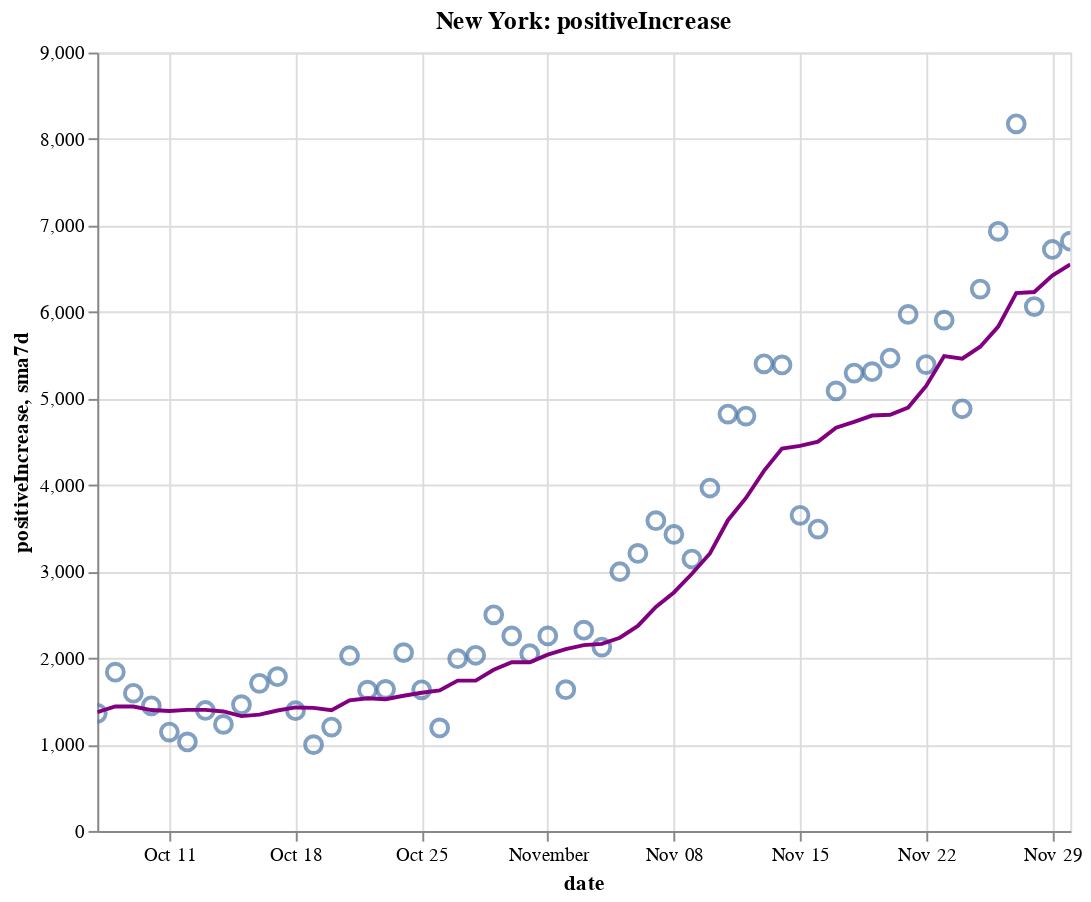

Notebook cell for this chart:
### Code cell
create_plot(ny, 'positiveIncrease')

### Figure 1 — Vega-Lite specification as saved in the notebook (floating-point values rounded to 4 significant figures)
{"config": {"view": {"continuousWidth": 400, "continuousHeight": 300}}, "layer": [{"layer": [{"mark": {"type": "point", "size": 75}, "encoding": {"tooltip": [{"type": "temporal", "field": "date"}, {"type": "quantitative", "field": "positiveIncrease"}, {"type": "quantitative", "field": "sma7d"}], "x": {"type": "temporal", "field": "date"}, "y": {"type": "quantitative", "field": "positiveIncrease"}}, "selection": {"selector008": {"type": "interval", "bind": "scales", "encodings": ["x", "y"]}}}, {"mark": {"type": "line", "color": "purple"}, "encoding": {"x": {"type": "temporal", "field": "date"}, "y": {"type": "quantitative", "field": "sma7d"}}}]}, {"mark": {"type": "rule", "color": "#aaa"}, "encoding": {"x": {"type": "temporal", "field": "date"}}, "transform": [{"filter": {"selection": "selector007"}}]}, {"mark": "circle", "encoding": {"opacity": {"condition": {"value": 1, "selection": "selector007"}, "value": 0}, "tooltip": [{"type": "temporal", "field": "date"}, {"type": "quantitative", "field": "positiveIncrease"}, {"type": "quantitative", "field": "sma7d"}], "x": {"type": "temporal", "field": "date"}, "y": {"type": "quantitative", "field": "positiveIncrease"}}, "selection": {"selector007": {"type": "single", "encodings": ["x"], "on": "mouseover", "nearest": true, "empty": "none"}}}, {"mark": {"type": "text", "align": "left", "dx": 5, "dy": -5, "stroke": "white", "strokeWidth": 2}, "encoding": {"text": {"type": "quantitative", "field": "positiveIncrease"}, "tooltip": [{"type": "temporal", "field": "date"}, {"type": "quantitative", "field": "positiveIncrease"}, {"type": "quantitative", "field": "sma7d"}], "x": {"type": "temporal", "field": "date"}, "y": {"type": "quantitative", "field": "positiveIncrease"}}, "transform": [{"filter": {"selection": "selector007"}}]}, {"mark": {"type": "text", "align": "left", "dx": 5, "dy": -5}, "encoding": {"text": {"type": "quantitative", "field": "positiveIncrease"}, "tooltip": [{"type": "temporal", "field": "date"}, {"type": "quantitative", "field": "positiveIncrease"}, {"type": "quantitative", "field": "sma7d"}], "x": {"type": "temporal", "field": "date"}, "y": {"type": "quantitative", "field": "positiveIncrease"}}, "transform": [{"filter": {"selection": "selector007"}}]}], "data": {"name": "data-7a14341825436e40d9a6d2a32fa07427"}, "height": 400, "title": "New York: positiveIncrease", "width": 500, "$schema": "https://vega.github.io/schema/vega-lite/v4.8.1.json", "datasets": {"data-7a14341825436e40d9a6d2a32fa07427": [{"date": "2020-10-07T00:00:00", "totalTestResultsIncrease": 108200.0, "positiveIncrease": 1360.0, "death": 25540.0, "deathIncrease": 9.0, "positiveRate": 0.013, "state": "New York", "sma7d": 1374.0}, {"date": "2020-10-08T00:00:00", "totalTestResultsIncrease": 145800.0, "positiveIncrease": 1836.0, "death": 25560.0, "deathIncrease": 10.0, "positiveRate": 0.013, "state": "New York", "sma7d": 1439.0}, {"date": "2020-10-09T00:00:00", "totalTestResultsIncrease": 139300.0, "positiveIncrease": 1592.0, "death": 25560.0, "deathIncrease": 6.0, "positiveRate": 0.011, "state": "New York", "sma7d": 1438.0}, {"date": "2020-10-10T00:00:00", "totalTestResultsIncrease": 134600.0, "positiveIncrease": 1447.0, "death": 25570.0, "deathIncrease": 8.0, "positiveRate": 0.011, "state": "New York", "sma7d": 1398.0}, {"date": "2020-10-11T00:00:00", "totalTestResultsIncrease": 118300.0, "positiveIncrease": 1143.0, "death": 25570.0, "deathIncrease": 5.0, "positiveRate": 0.01, "state": "New York", "sma7d": 1386.0}, {"date": "2020-10-12T00:00:00", "totalTestResultsIncrease": 91790.0, "positiveIncrease": 1029.0, "death": 25590.0, "deathIncrease": 13.0, "positiveRate": 0.011, "state": "New York", "sma7d": 1400.0}, {"date": "2020-10-13T00:00:00", "totalTestResultsIncrease": 99070.0, "positiveIncrease": 1393.0, "death": 25600.0, "deathIncrease": 11.0, "positiveRate": 0.014, "state": "New York", "sma7d": 1400.0}, {"date": "2020-10-14T00:00:00", "totalTestResultsIncrease": 111700.0, "positiveIncrease": 1232.0, "death": 25600.0, "deathIncrease": 7.0, "positiveRate": 0.011, "state": "New York", "sma7d": 1382.0}, {"date": "2020-10-15T00:00:00", "totalTestResultsIncrease": 133200.0, "positiveIncrease": 1460.0, "death": 25620.0, "deathIncrease": 13.0, "positiveRate": 0.011, "state": "New York", "sma7d": 1328.0}, {"date": "2020-10-16T00:00:00", "totalTestResultsIncrease": 136000.0, "positiveIncrease": 1707.0, "death": 25630.0, "deathIncrease": 10.0, "positiveRate": 0.013, "state": "New York", "sma7d": 1344.0}, {"date": "2020-10-17T00:00:00", "totalTestResultsIncrease": 160000.0, "positiveIncrease": 1784.0, "death": 25640.0, "deathIncrease": 9.0, "positiveRate": 0.011, "state": "New York", "sma7d": 1393.0}, {"date": "2020-10-18T00:00:00", "totalTestResultsIncrease": 128800.0, "positiveIncrease": 1390.0, "death": 25640.0, "deathIncrease": 7.0, "positiveRate": 0.011, "state": "New York", "sma7d": 1428.0}, {"date": "2020-10-19T00:00:00", "totalTestResultsIncrease": 82010.0, "positiveIncrease": 998.0, "death": 25660.0, "deathIncrease": 15.0, "positiveRate": 0.012, "state": "New York", "sma7d": 1423.0}, {"date": "2020-10-20T00:00:00", "totalTestResultsIncrease": 90540.0, "positiveIncrease": 1201.0, "death": 25670.0, "deathIncrease": 13.0, "positiveRate": 0.013, "state": "New York", "sma7d": 1396.0}, {"date": "2020-10-21T00:00:00", "totalTestResultsIncrease": 124800.0, "positiveIncrease": 2026.0, "death": 25680.0, "deathIncrease": 7.0, "positiveRate": 0.016, "state": "New York", "sma7d": 1509.0}, {"date": "2020-10-22T00:00:00", "totalTestResultsIncrease": 135300.0, "positiveIncrease": 1628.0, "death": 25690.0, "deathIncrease": 15.0, "positiveRate": 0.012, "state": "New York", "sma7d": 1533.0}, {"date": "2020-10-23T00:00:00", "totalTestResultsIncrease": 141500.0, "positiveIncrease": 1637.0, "death": 25700.0, "deathIncrease": 11.0, "positiveRate": 0.012, "state": "New York", "sma7d": 1523.0}, {"date": "2020-10-24T00:00:00", "totalTestResultsIncrease": 156900.0, "positiveIncrease": 2061.0, "death": 25720.0, "deathIncrease": 13.0, "positiveRate": 0.013, "state": "New York", "sma7d": 1563.0}, {"date": "2020-10-25T00:00:00", "totalTestResultsIncrease": 120800.0, "positiveIncrease": 1632.0, "death": 25730.0, "deathIncrease": 12.0, "positiveRate": 0.014, "state": "New York", "sma7d": 1598.0}, {"date": "2020-10-26T00:00:00", "totalTestResultsIncrease": 82120.0, "positiveIncrease": 1191.0, "death": 25740.0, "deathIncrease": 12.0, "positiveRate": 0.015, "state": "New York", "sma7d": 1625.0}, {"date": "2020-10-27T00:00:00", "totalTestResultsIncrease": 111600.0, "positiveIncrease": 1991.0, "death": 25760.0, "deathIncrease": 16.0, "positiveRate": 0.018, "state": "New York", "sma7d": 1738.0}, {"date": "2020-10-28T00:00:00", "totalTestResultsIncrease": 129700.0, "positiveIncrease": 2031.0, "death": 25770.0, "deathIncrease": 15.0, "positiveRate": 0.016, "state": "New York", "sma7d": 1739.0}, {"date": "2020-10-29T00:00:00", "totalTestResultsIncrease": 168400.0, "positiveIncrease": 2499.0, "death": 25790.0, "deathIncrease": 19.0, "positiveRate": 0.015, "state": "New York", "sma7d": 1863.0}, {"date": "2020-10-30T00:00:00", "totalTestResultsIncrease": 146900.0, "positiveIncrease": 2255.0, "death": 25800.0, "deathIncrease": 12.0, "positiveRate": 0.015, "state": "New York", "sma7d": 1951.0}, {"date": "2020-10-31T00:00:00", "totalTestResultsIncrease": 137000.0, "positiveIncrease": 2049.0, "death": 25810.0, "deathIncrease": 3.0, "positiveRate": 0.015, "state": "New York", "sma7d": 1950.0}, {"date": "2020-11-01T00:00:00", "totalTestResultsIncrease": 148900.0, "positiveIncrease": 2255.0, "death": 25820.0, "deathIncrease": 17.0, "positiveRate": 0.015, "state": "New York", "sma7d": 2039.0}, {"date": "2020-11-02T00:00:00", "totalTestResultsIncrease": 96100.0, "positiveIncrease": 1633.0, "death": 25840.0, "deathIncrease": 14.0, "positiveRate": 0.017, "state": "New York", "sma7d": 2102.0}, {"date": "2020-11-03T00:00:00", "totalTestResultsIncrease": 127900.0, "positiveIncrease": 2321.0, "death": 25850.0, "deathIncrease": 15.0, "positiveRate": 0.018, "state": "New York", "sma7d": 2149.0}, {"date": "2020-11-04T00:00:00", "totalTestResultsIncrease": 133500.0, "positiveIncrease": 2126.0, "death": 25870.0, "deathIncrease": 15.0, "positiveRate": 0.016, "state": "New York", "sma7d": 2163.0}, {"date": "2020-11-05T00:00:00", "totalTestResultsIncrease": 161000.0, "positiveIncrease": 2997.0, "death": 25890.0, "deathIncrease": 24.0, "positiveRate": 0.019, "state": "New York", "sma7d": 2234.0}, {"date": "2020-11-06T00:00:00", "totalTestResultsIncrease": 160700.0, "positiveIncrease": 3209.0, "death": 25910.0, "deathIncrease": 18.0, "positiveRate": 0.02, "state": "New York", "sma7d": 2370.0}, {"date": "2020-11-07T00:00:00", "totalTestResultsIncrease": 163300.0, "positiveIncrease": 3587.0, "death": 25930.0, "deathIncrease": 18.0, "positiveRate": 0.022, "state": "New York", "sma7d": 2590.0}, {"date": "2020-11-08T00:00:00", "totalTestResultsIncrease": 145600.0, "positiveIncrease": 3428.0, "death": 25950.0, "deathIncrease": 19.0, "positiveRate": 0.024, "state": "New York", "sma7d": 2757.0}, {"date": "2020-11-09T00:00:00", "totalTestResultsIncrease": 111400.0, "positiveIncrease": 3144.0, "death": 25970.0, "deathIncrease": 26.0, "positiveRate": 0.028, "state": "New York", "sma7d": 2973.0}, {"date": "2020-11-10T00:00:00", "totalTestResultsIncrease": 128000.0, "positiveIncrease": 3965.0, "death": 26000.0, "deathIncrease": 32.0, "positiveRate": 0.031, "state": "New York", "sma7d": 3208.0}, {"date": "2020-11-11T00:00:00", "totalTestResultsIncrease": 164300.0, "positiveIncrease": 4820.0, "death": 26030.0, "deathIncrease": 21.0, "positiveRate": 0.029, "state": "New York", "sma7d": 3593.0}, {"date": "2020-11-12T00:00:00", "totalTestResultsIncrease": 162600.0, "positiveIncrease": 4797.0, "death": 26060.0, "deathIncrease": 29.0, "positiveRate": 0.029, "state": "New York", "sma7d": 3850.0}, {"date": "2020-11-13T00:00:00", "totalTestResultsIncrease": 203700.0, "positiveIncrease": 5401.0, "death": 26080.0, "deathIncrease": 24.0, "positiveRate": 0.027, "state": "New York", "sma7d": 4163.0}, {"date": "2020-11-14T00:00:00", "totalTestResultsIncrease": 184200.0, "positiveIncrease": 5388.0, "death": 26100.0, "deathIncrease": 24.0, "positiveRate": 0.029, "state": "New York", "sma7d": 4420.0}, {"date": "2020-11-15T00:00:00", "totalTestResultsIncrease": 133200.0, "positiveIncrease": 3649.0, "death": 26130.0, "deathIncrease": 30.0, "positiveRate": 0.027, "state": "New York", "sma7d": 4452.0}, {"date": "2020-11-16T00:00:00", "totalTestResultsIncrease": 124600.0, "positiveIncrease": 3490.0, "death": 26160.0, "deathIncrease": 26.0, "positiveRate": 0.028, "state": "New York", "sma7d": 4501.0}, {"date": "2020-11-17T00:00:00", "totalTestResultsIncrease": 159900.0, "positiveIncrease": 5088.0, "death": 26190.0, "deathIncrease": 30.0, "positiveRate": 0.032, "state": "New York", "sma7d": 4662.0}, {"date": "2020-11-18T00:00:00", "totalTestResultsIncrease": 154400.0, "positiveIncrease": 5294.0, "death": 26220.0, "deathIncrease": 36.0, "positiveRate": 0.034, "state": "New York", "sma7d": 4730.0}, {"date": "2020-11-19T00:00:00", "totalTestResultsIncrease": 195200.0, "positiveIncrease": 5310.0, "death": 26260.0, "deathIncrease": 32.0, "positiveRate": 0.027, "state": "New York", "sma7d": 4803.0}, {"date": "2020-11-20T00:00:00", "totalTestResultsIncrease": 205500.0, "positiveIncrease": 5468.0, "death": 26290.0, "deathIncrease": 35.0, "positiveRate": 0.027, "state": "New York", "sma7d": 4812.0}, {"date": "2020-11-21T00:00:00", "totalTestResultsIncrease": 207900.0, "positiveIncrease": 5972.0, "death": 26330.0, "deathIncrease": 34.0, "positiveRate": 0.029, "state": "New York", "sma7d": 4896.0}, {"date": "2020-11-22T00:00:00", "totalTestResultsIncrease": 196600.0, "positiveIncrease": 5392.0, "death": 26360.0, "deathIncrease": 31.0, "positiveRate": 0.027, "state": "New York", "sma7d": 5145.0}, {"date": "2020-11-23T00:00:00", "totalTestResultsIncrease": 191500.0, "positiveIncrease": 5906.0, "death": 26390.0, "deathIncrease": 33.0, "positiveRate": 0.031, "state": "New York", "sma7d": 5490.0}, {"date": "2020-11-24T00:00:00", "totalTestResultsIncrease": 164800.0, "positiveIncrease": 4881.0, "death": 26440.0, "deathIncrease": 51.0, "positiveRate": 0.03, "state": "New York", "sma7d": 5460.0}, {"date": "2020-11-25T00:00:00", "totalTestResultsIncrease": 173100.0, "positiveIncrease": 6265.0, "death": 26480.0, "deathIncrease": 41.0, "positiveRate": 0.036, "state": "New York", "sma7d": 5599.0}, {"date": "2020-11-26T00:00:00", "totalTestResultsIncrease": 217700.0, "positiveIncrease": 6933.0, "death": 26550.0, "deathIncrease": 67.0, "positiveRate": 0.032, "state": "New York", "sma7d": 5831.0}, {"date": "2020-11-27T00:00:00", "totalTestResultsIncrease": 219400.0, "positiveIncrease": 8176.0, "death": 26590.0, "deathIncrease": 39.0, "positiveRate": 0.037, "state": "New York", "sma7d": 6218.0}, {"date": "2020-11-28T00:00:00", "totalTestResultsIncrease": 152400.0, "positiveIncrease": 6063.0, "death": 26630.0, "deathIncrease": 44.0, "positiveRate": 0.04, "state": "New York", "sma7d": 6231.0}, {"date": "2020-11-29T00:00:00", "totalTestResultsIncrease": 157300.0, "positiveIncrease": 6723.0, "death": 26690.0, "deathIncrease": 58.0, "positiveRate": 0.043, "state": "New York", "sma7d": 6421.0}, {"date": "2020-11-30T00:00:00", "totalTestResultsIncrease": 149000.0, "positiveIncrease": 6819.0, "death": 26750.0, "deathIncrease": 57.0, "positiveRate": 0.046, "state": "New York", "sma7d": 6551.0}]}}
